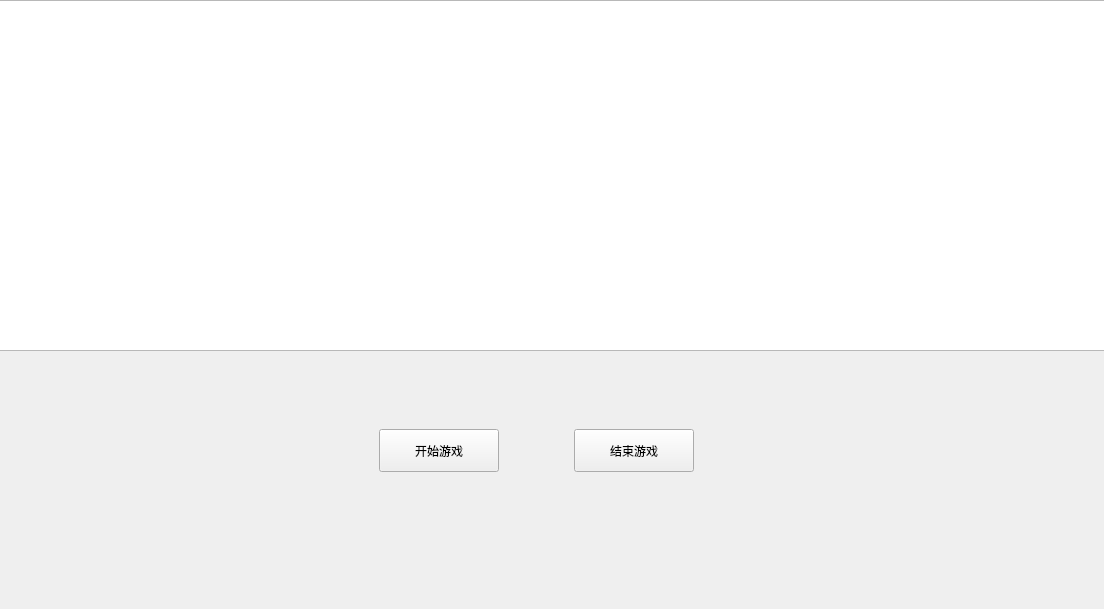
<?xml version="1.0" encoding="UTF-8"?>
<ui version="4.0">
 <class>Widget</class>
 <widget class="QWidget" name="Widget">
  <property name="geometry">
   <rect>
    <x>0</x>
    <y>0</y>
    <width>1104</width>
    <height>609</height>
   </rect>
  </property>
  <property name="windowTitle">
   <string>Widget</string>
  </property>
  <widget class="QGraphicsView" name="handView">
   <property name="geometry">
    <rect>
     <x>-30</x>
     <y>0</y>
     <width>1141</width>
     <height>351</height>
    </rect>
   </property>
  </widget>
  <widget class="QWidget" name="">
   <property name="geometry">
    <rect>
     <x>350</x>
     <y>400</y>
     <width>373</width>
     <height>102</height>
    </rect>
   </property>
   <layout class="QHBoxLayout" name="horizontalLayout">
    <item>
     <widget class="QPushButton" name="pushButton">
      <property name="minimumSize">
       <size>
        <width>120</width>
        <height>43</height>
       </size>
      </property>
      <property name="maximumSize">
       <size>
        <width>120</width>
        <height>43</height>
       </size>
      </property>
      <property name="text">
       <string>开始游戏</string>
      </property>
     </widget>
    </item>
    <item>
     <spacer name="horizontalSpacer">
      <property name="orientation">
       <enum>Qt::Horizontal</enum>
      </property>
      <property name="sizeType">
       <enum>QSizePolicy::Fixed</enum>
      </property>
      <property name="sizeHint" stdset="0">
       <size>
        <width>40</width>
        <height>20</height>
       </size>
      </property>
     </spacer>
    </item>
    <item>
     <widget class="QPushButton" name="pushButton_3">
      <property name="minimumSize">
       <size>
        <width>120</width>
        <height>43</height>
       </size>
      </property>
      <property name="maximumSize">
       <size>
        <width>120</width>
        <height>43</height>
       </size>
      </property>
      <property name="text">
       <string>结束游戏</string>
      </property>
     </widget>
    </item>
   </layout>
  </widget>
 </widget>
 <resources/>
 <connections/>
</ui>
